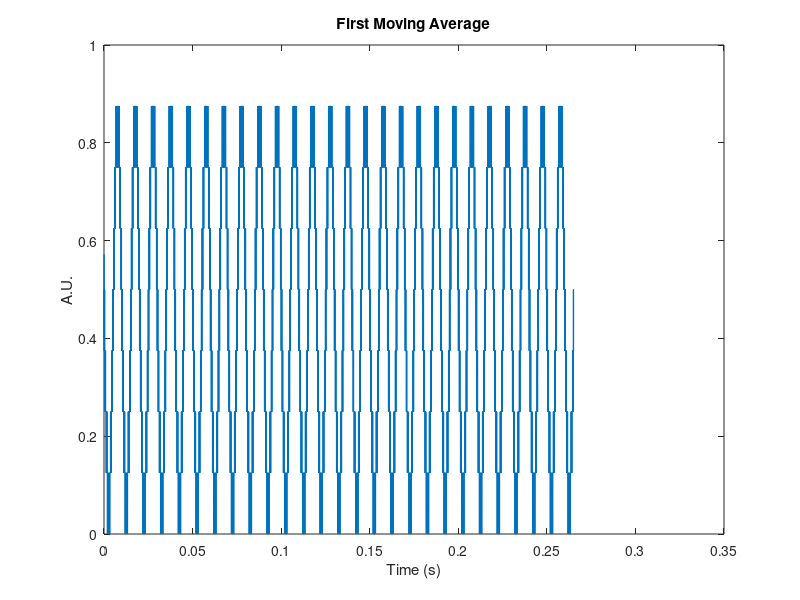
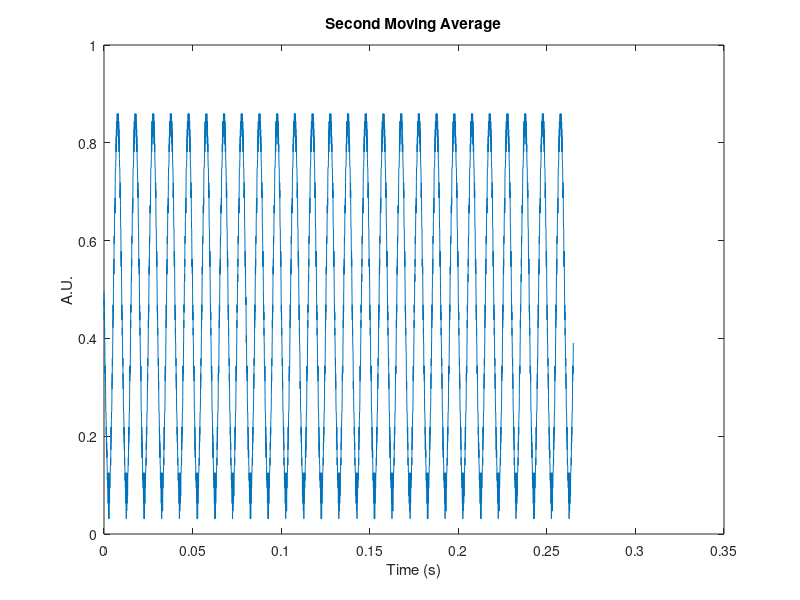
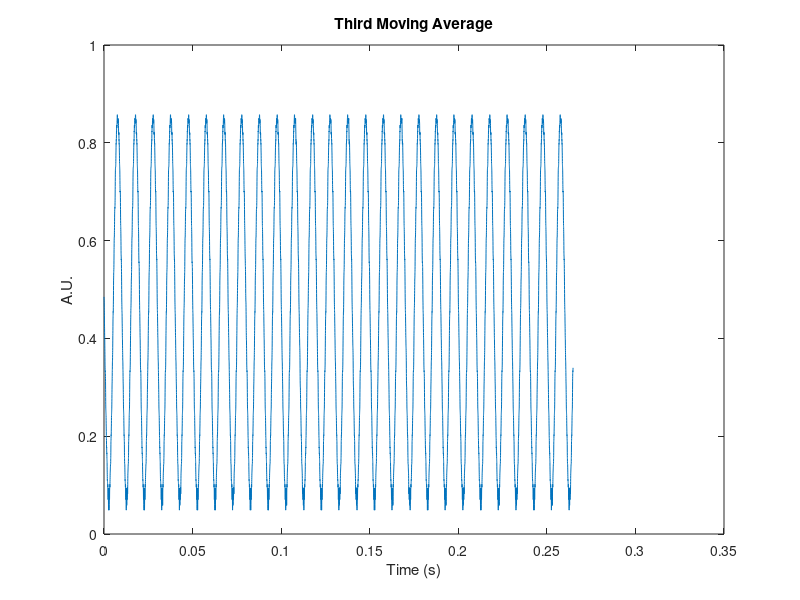

Here is the MATLAB script that generated these plots, in order: (Note: this script raises an error after producing the figures.)
% Acquisire i dati utilizzando la funzionalita 'Protocol' di Waveforms
% con i seguenti settaggi:
% SPI
% Select: None
% Frequency 50 kHz (la stessa del clock del flip-flop)
% DQ0: DIO 1 (ingresso su cui avete i dati, ovvero l'uscita del flip-flop)
% Clock: DIO 0 (ingresso su cui avete collegato il clock del flip-flop)
% Selezionare i dati in formato 'Decimal' dalla 'rotellina' in alto a dx
% Spy
% Mode: Three-wire
% Data bits: 8
% Prendere pochi dati, un secondo o meno, clickando su Receive e subito
% dopo su Stop
% Salvare i dati clickando sull'icona del dischetto
% Editare il file per rimuovere il "Data: " iniziale.
close all;
clear all;
myData=load('default.txt');
nbit=8;
myDataBin=dec2bin(myData,nbit);
sz_myData=size(myDataBin);
myStream=zeros((nbit-1)*(sz_myData(1)+1),1);
for i=1:sz_myData(1)-1
    for j=1:nbit
        myStream(1+(i-1)*nbit+j-1)=str2double(myDataBin(i,j));
    end
end
dr=1/50e3; % Clock period
ttime=0:dr:(length(myStream)-1)*dr;
clear ma1;
ma1=movmean(myStream,8);
ma1(end-nbit+1:end)=[];
ttime1=ttime(1:end-nbit);
figure(2);
clf;
plot(ttime1,ma1);
title('First Moving Average')
xlabel('Time (s)');
ylabel('A.U.');
clear ma2;
ma2=movmean(ma1,8);
ma2(end-nbit+1:end)=[];
ttime2=ttime1(1:end-nbit);
%remove mean value to simplify fit
ma2z=ma2-mean(ma2);
figure(3);
clf;
plot(ttime2',ma2)
title('Second Moving Average')
xlabel('Time (s)');
ylabel('A.U.');
clear ma3;
ma3=movmean(ma2,8);
ma3(end-nbit+1:end)=[];
ttime3=ttime2(1:end-nbit);
%remove mean value to simplify fit
ma3z=ma3-mean(ma3);
figure(4);
clf;
plot(ttime3,ma3)
title('Third Moving Average')
xlabel('Time (s)');
ylabel('A.U.');
[fitresult, gof] = createFit(ttime3', ma3z)
ma3zD=downsample(ma3z,8);
ttimeD=downsample(ttime3,8);
[fitresultD, gofD] = createFit(ttimeD', ma3zD)
residuals=ma3zD-fitresultD(ttimeD');
rmsNoise=std(residuals);
rmsSigMax=0.5*sqrt(2)/2;
snrmax=rmsSigMax^2/rmsNoise^2;
enob=(10*log10(snrmax)-1.76)/6.02;

fprintf('This ADC is equivalent to an ideal ADC with:\n\tENOB = %g\n\tSamplig Frequency %g SPS\n', enob,1/dr/8);
